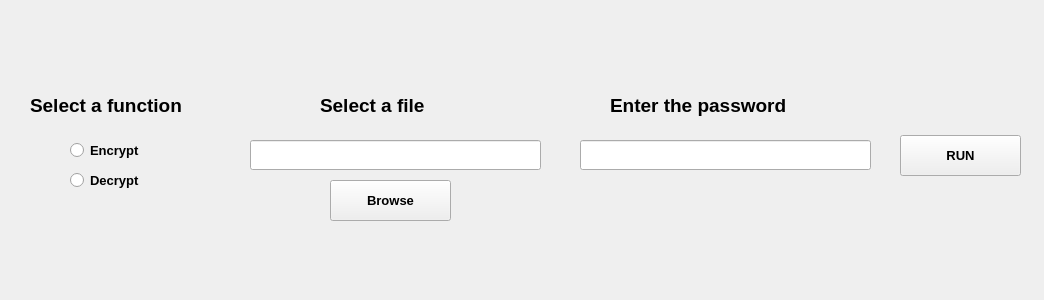
<?xml version="1.0" encoding="UTF-8"?>
<ui version="4.0">
 <class>MainWindow</class>
 <widget class="QMainWindow" name="MainWindow">
  <property name="geometry">
   <rect>
    <x>0</x>
    <y>0</y>
    <width>1044</width>
    <height>300</height>
   </rect>
  </property>
  <property name="font">
   <font>
    <pointsize>10</pointsize>
    <weight>75</weight>
    <bold>true</bold>
   </font>
  </property>
  <property name="windowTitle">
   <string>Encrypt/Decrypt PDF</string>
  </property>
  <widget class="QWidget" name="centralwidget">
   <widget class="QRadioButton" name="radioButton">
    <property name="geometry">
     <rect>
      <x>70</x>
      <y>140</y>
      <width>95</width>
      <height>20</height>
     </rect>
    </property>
    <property name="font">
     <font>
      <pointsize>10</pointsize>
      <weight>75</weight>
      <bold>true</bold>
     </font>
    </property>
    <property name="text">
     <string>Encrypt</string>
    </property>
   </widget>
   <widget class="QRadioButton" name="radioButton_2">
    <property name="geometry">
     <rect>
      <x>70</x>
      <y>170</y>
      <width>95</width>
      <height>20</height>
     </rect>
    </property>
    <property name="font">
     <font>
      <pointsize>10</pointsize>
      <weight>75</weight>
      <bold>true</bold>
     </font>
    </property>
    <property name="text">
     <string>Decrypt</string>
    </property>
   </widget>
   <widget class="QLineEdit" name="lineEdit">
    <property name="geometry">
     <rect>
      <x>250</x>
      <y>140</y>
      <width>291</width>
      <height>30</height>
     </rect>
    </property>
   </widget>
   <widget class="QLabel" name="label">
    <property name="geometry">
     <rect>
      <x>30</x>
      <y>90</y>
      <width>201</width>
      <height>31</height>
     </rect>
    </property>
    <property name="font">
     <font>
      <pointsize>14</pointsize>
      <weight>75</weight>
      <bold>true</bold>
     </font>
    </property>
    <property name="text">
     <string>Select a function</string>
    </property>
   </widget>
   <widget class="QLabel" name="label_2">
    <property name="geometry">
     <rect>
      <x>320</x>
      <y>90</y>
      <width>151</width>
      <height>31</height>
     </rect>
    </property>
    <property name="font">
     <font>
      <pointsize>14</pointsize>
      <weight>75</weight>
      <bold>true</bold>
     </font>
    </property>
    <property name="text">
     <string>Select a file</string>
    </property>
   </widget>
   <widget class="QPushButton" name="pushButton">
    <property name="geometry">
     <rect>
      <x>330</x>
      <y>180</y>
      <width>121</width>
      <height>41</height>
     </rect>
    </property>
    <property name="text">
     <string>Browse</string>
    </property>
   </widget>
   <widget class="QLabel" name="label_3">
    <property name="geometry">
     <rect>
      <x>610</x>
      <y>90</y>
      <width>231</width>
      <height>31</height>
     </rect>
    </property>
    <property name="font">
     <font>
      <pointsize>14</pointsize>
      <weight>75</weight>
      <bold>true</bold>
     </font>
    </property>
    <property name="text">
     <string>Enter the password</string>
    </property>
   </widget>
   <widget class="QLineEdit" name="lineEdit_2">
    <property name="geometry">
     <rect>
      <x>580</x>
      <y>140</y>
      <width>291</width>
      <height>30</height>
     </rect>
    </property>
   </widget>
   <widget class="QPushButton" name="pushButton_2">
    <property name="geometry">
     <rect>
      <x>900</x>
      <y>135</y>
      <width>121</width>
      <height>41</height>
     </rect>
    </property>
    <property name="text">
     <string>RUN</string>
    </property>
   </widget>
  </widget>
 </widget>
 <resources/>
 <connections/>
</ui>
